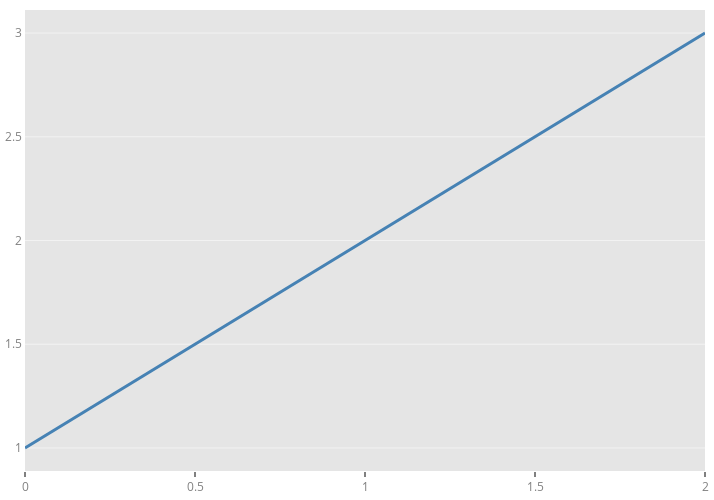

Notebook code for this chart:
### Markdown cell above
## Plot - Matly

### Code cell
import matly.pyplot as plt
from matly import rcParams

plt.style.use(stylesheet)
# rcParams['axes.facecolor'] = 'red'

f, ax = plt.subplots(1, 1)
ax.plot([1, 2, 3])
# f.update_layout({'plot_bgcolor': 'green', 'paper_bgcolor': 'pink'})

f.show()

### Figure 1 — Plotly figure (JSON) as saved in the notebook; plotly's stock layout.template omitted (floating-point values rounded to 4 significant figures)
{"data": [{"line": {"color": "steelblue", "width": 3}, "mode": "lines", "type": "scatter", "x": [0, 1, 2], "y": [1, 2, 3]}], "layout": {"height": 500, "margin": {"b": 5, "l": 5, "r": 5, "t": 10}, "paper_bgcolor": "white", "plot_bgcolor": "#E5E5E5", "title": {"font": {"size": 16}}, "width": 714.3, "xaxis": {"color": "grey", "linecolor": "white", "linewidth": 1, "mirror": false, "showgrid": false, "showline": true, "side": "bottom", "ticklen": 5, "ticks": "outside", "tickwidth": 2, "title": {"font": {"color": "grey", "size": 16}}, "zeroline": false}, "yaxis": {"color": "grey", "gridcolor": "white", "gridwidth": 0.5, "linecolor": "white", "linewidth": 1, "mirror": false, "showgrid": true, "showline": false, "side": "left", "ticklen": 0, "ticks": "outside", "tickwidth": 0, "title": {"font": {"color": "grey", "size": 16}}, "zeroline": false}}}
